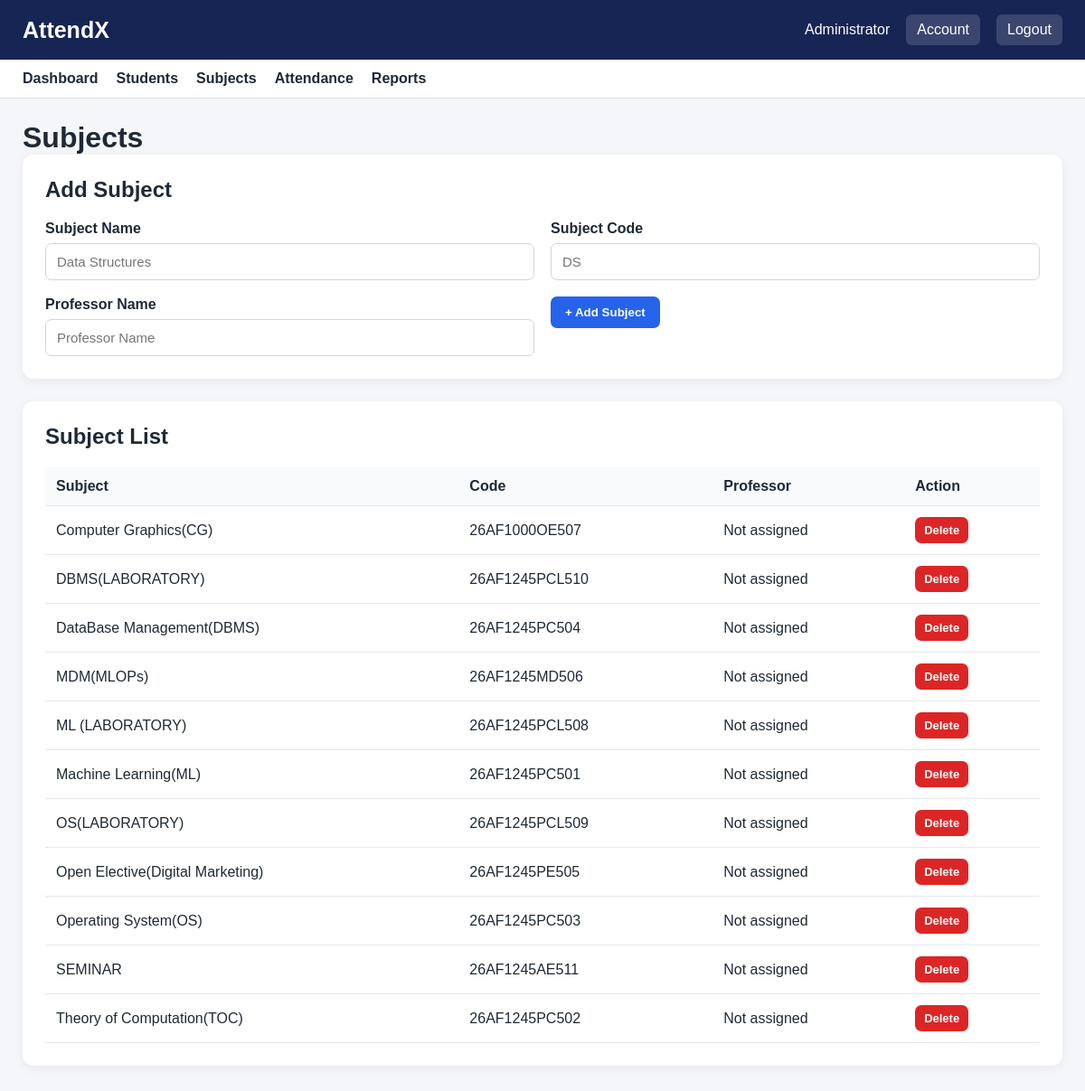
/subjects (signed in), run on the app's committed database.
### tables this page shows
CREATE TABLE subjects (
        id INTEGER PRIMARY KEY AUTOINCREMENT,
        name TEXT NOT NULL,
        code TEXT NOT NULL UNIQUE
    , professor_name TEXT DEFAULT '');

### app.py (the view)
@app.route("/subjects")
@login_required
def subjects():
    conn = get_db()
    subjects = conn.execute("""
        SELECT *
        FROM subjects
        ORDER BY name
    """).fetchall()
    conn.close()
    return render_template(
        "subject.html",
        subjects=subjects
    )

### app.py (called while the page is built)
def get_db():
    conn = sqlite3.connect(DATABASE)
    conn.row_factory = sqlite3.Row
    conn.execute("PRAGMA foreign_keys = ON")
    return conn

def login_required(f):
    @wraps(f)
    def decorated_function(*args, **kwargs):
        if "user_id" not in session:
            return redirect(url_for("login"))
        return f(*args, **kwargs)
    return decorated_function

### templates/subject.html
{% extends "base.html" %}
{% block content %}
<h1>Subjects</h1>
<div class="panel">
    <h2>Add Subject</h2>
    <form method="POST"
          action="{{ url_for('add_subject') }}"
          class="form-grid">
        <div>
            <label>Subject Name</label>
            <input
                name="name"
                required
                placeholder="Data Structures"
            >
        </div>
        <div>
            <label>Subject Code</label>
            <input
                name="code"
                required
                placeholder="DS"
            >
        </div>
        <div>
            <label>Professor Name</label>
            <input
                name="professor_name"
                placeholder="Professor Name"
            >
        </div>
        <div>
            <button class="btn primary">
                + Add Subject
            </button>
        </div>
    </form>
</div>
<div class="panel">
    <h2>Subject List</h2>
    <div class="table-wrapper">
        <table>
            <thead>
            <tr>
                <th>Subject</th>
                <th>Code</th>
                <th>Professor</th>
                <th>Action</th>
            </tr>
            </thead>
            <tbody>
            {% for subject in subjects %}
            <tr>
                <td>{{ subject['name'] }}</td>
                <td>{{ subject['code'] }}</td>
                <td>{{ subject['professor_name'] or 'Not assigned' }}</td>
                <td>
                    <form
                        method="POST"
                        action="{{ url_for('delete_subject', subject_id=subject['id']) }}"
                        onsubmit="return confirm('Delete subject?')">
                        <button class="btn danger small">
                            Delete
                        </button>
                    </form>
                </td>
            </tr>
            {% else %}
            <tr>
                <td colspan="4" class="empty">
                    No subjects added.
                </td>
            </tr>
            {% endfor %}
            </tbody>
        </table>
    </div>
</div>
{% endblock %}

### templates/base.html (shortened to what this page needs)
<!DOCTYPE html>
<html lang="en">
<head>
    <link rel="stylesheet"
            href="{{ url_for('static', filename='style.css') }}">
</head>
<body>
{% if session.get('user_id') %}
<header class="topbar">
    <div class="brand">
        AttendX
    </div>
    <div class="user-area">
        {{ session.get('full_name') }}
        <a href="{{ url_for('account') }}">Account</a>
        <a href="{{ url_for('logout') }}">Logout</a>
    </div>
</header>
<nav class="navbar">
    <a href="{{ url_for('dashboard') }}">Dashboard</a>
    <a href="{{ url_for('students') }}">Students</a>
    <a href="{{ url_for('subjects') }}">Subjects</a>
    <a href="{{ url_for('attendance') }}">Attendance</a>
    <a href="{{ url_for('reports') }}">Reports</a>
</nav>
{% endif %}
<main class="container">
{% block content %}
{% endblock %}
</main>
</body>
</html>

### static/style.css (style rules this page uses)
* { box-sizing: border-box; margin: 0; padding: 0; }
body { font-family: Arial, Helvetica, sans-serif; background: #f4f6f9; color: #1f2937; }
a { text-decoration: none; color: inherit; }
.topbar { background: #172554; color: white; padding: 16px 25px; display: flex; justify-content: space-between; align-items: center; }
.brand { font-size: 25px; font-weight: bold; }
.user-area { display: flex; gap: 18px; align-items: center; }
.user-area a { background: rgba(255,255,255,0.15); padding: 8px 12px; border-radius: 6px; }
.navbar { background: white; padding: 12px 25px; display: flex; gap: 20px; border-bottom: 1px solid #ddd; }
.navbar a { font-weight: 600; }
.container { max-width: 1200px; margin: auto; padding: 25px; }
.panel { background: white; padding: 25px; margin-bottom: 25px; border-radius: 12px; box-shadow: 0 3px 12px rgba(0,0,0,0.06); }
.panel h2 { margin-bottom: 20px; }
.form-grid { display: grid; grid-template-columns: repeat(2, 1fr); gap: 18px; }
label { display: block; font-weight: 600; margin-bottom: 7px; }
input, select { width: 100%; padding: 11px 12px; border: 1px solid #d1d5db; border-radius: 7px; font-size: 15px; background: white; }
.btn { border: none; background: #e5e7eb; padding: 10px 16px; border-radius: 7px; cursor: pointer; font-weight: 600; display: inline-block; }
.btn.primary { background: #2563eb; color: white; }
.btn.danger { background: #dc2626; color: white; }
.btn.small { padding: 7px 10px; font-size: 13px; }
.table-wrapper { overflow-x: auto; }
table { width: 100%; border-collapse: collapse; }
th, td { padding: 12px; border-bottom: 1px solid #e5e7eb; text-align: left; }
th { background: #f8fafc; }

### data on the page
subjects: name "Computer Graphics(CG)", code "26AF1000OE507", professor_name "Not assigned"
subjects: name "DBMS(LABORATORY)", code "26AF1245PCL510", professor_name "Not assigned"
subjects: name "DataBase Management(DBMS)", code "26AF1245PC504", professor_name "Not assigned"
subjects: name "MDM(MLOPs)", code "26AF1245MD506", professor_name "Not assigned"
subjects: name "ML (LABORATORY)", code "26AF1245PCL508", professor_name "Not assigned"
subjects: name "Machine Learning(ML)", code "26AF1245PC501", professor_name "Not assigned"
subjects: name "OS(LABORATORY)", code "26AF1245PCL509", professor_name "Not assigned"
subjects: name "Open Elective(Digital Marketing)", code "26AF1245PE505", professor_name "Not assigned"
subjects: name "Operating System(OS)", code "26AF1245PC503", professor_name "Not assigned"
subjects: name "SEMINAR", code "26AF1245AE511", professor_name "Not assigned"
subjects: name "Theory of Computation(TOC)", code "26AF1245PC502", professor_name "Not assigned"

### other printed values
{{ session.get('full_name') }} "Administrator"
